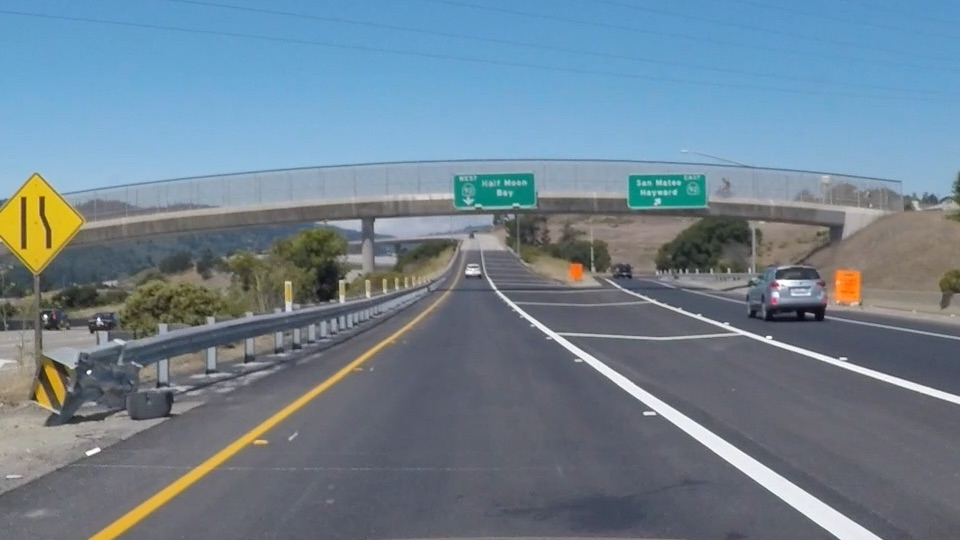
#> input picture src/Project1_FindingLaneLines/exit-ramp.jpg, 960 x 540 px
$ jupyter execute --allow-errors CannyEdgeDetection.ipynb   (shell and % lines are left out)   (older library calls are emulated)
#> lines starting #> are read from the running program, lines starting #| are printed output that depends on the picture; after the words box and inside, x2 and y2 are one past the last pixel; in counts of white or black regions, pixels touching at a corner belong together
[cell 1]
# To Install OpenCV3 on windows
# conda install -c menpo opencv3
import matplotlib.pyplot as plt
import matplotlib.image as mpimg
import numpy as np
import cv2

image = mpimg.imread('exit-ramp.jpg')
#> image is the input picture: shape (540, 960, 3); mean R, G, B 111.3, 130.2, 144.4
plt.imshow(image)

[cell 2]
gray = cv2.cvtColor(image, cv2.COLOR_RGB2GRAY) #grayscale conversion
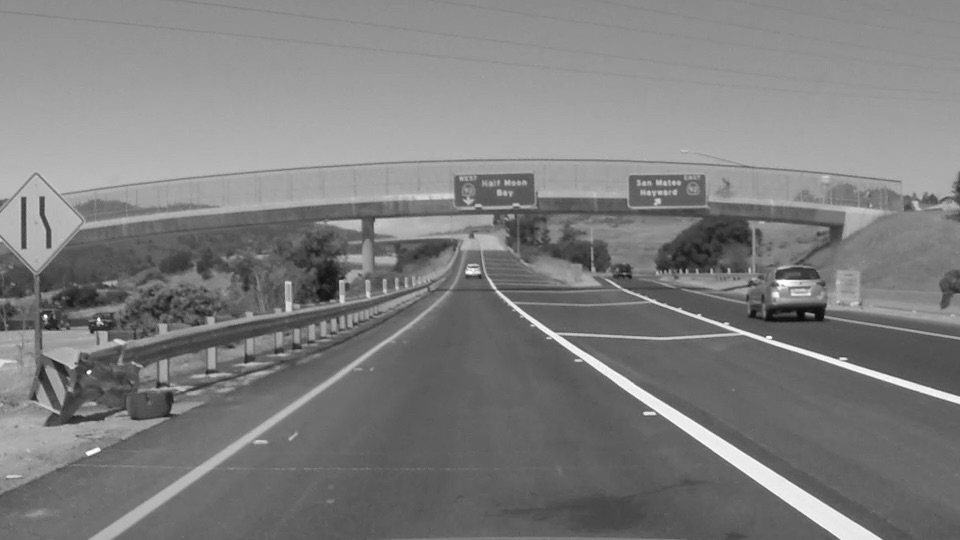
#> gray: shape (540, 960); min 7, max 255, mean 126.2
plt.imshow(gray, cmap='gray')

[cell 3]
# Define a kernel size for Gaussian smoothing / blurring
# Note: this step is optional as cv2.Canny() applies a 5x5 Gaussian internally
kernel_size = 7
blur_gray = cv2.GaussianBlur(gray,(kernel_size, kernel_size), 0)
low_threshold = 10
high_threshold = 80
edges = cv2.Canny(blur_gray, low_threshold, high_threshold)
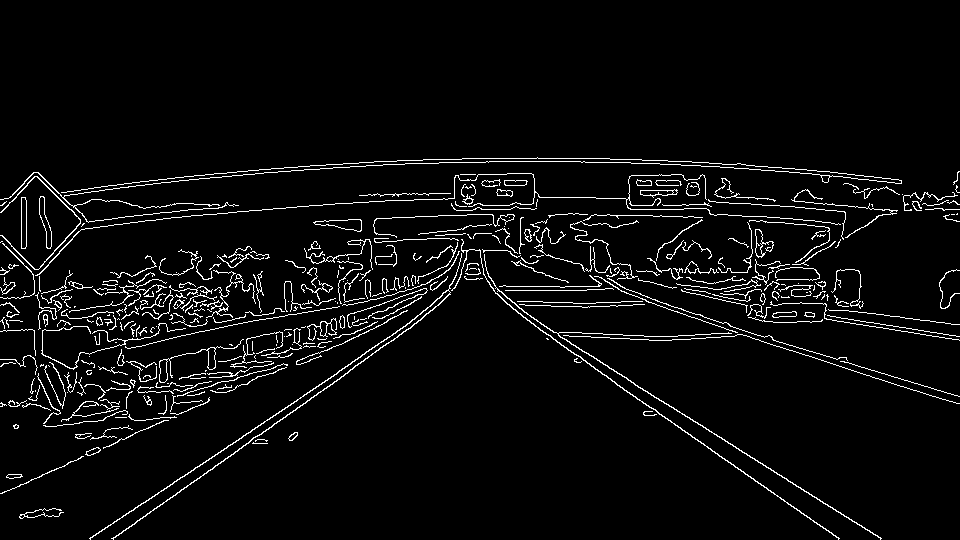
#> edges: shape (540, 960); 4.5% white in thin lines or dots, all inside (x1, y1, x2, y2) = (0, 157, 960, 540)
g = cv2.Sobel(blur_gray,cv2.CV_64F,1,1,ksize=3)
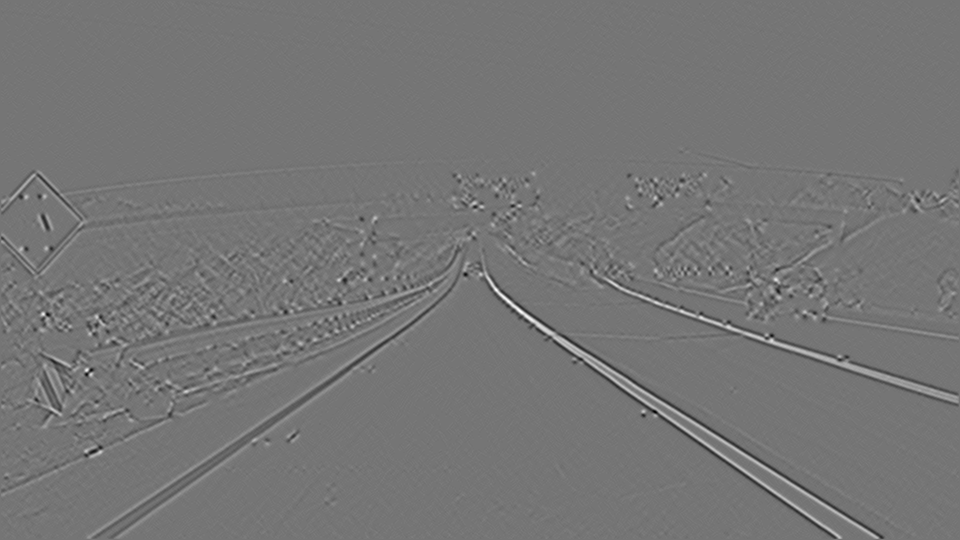
#> g: shape (540, 960) float64; min -43, max 50, mean 0; drawn with min black and max white

plt.figure(figsize=(10, 10))
plt.imshow(blur_gray, cmap='Greys_r')
plt.show()

plt.figure(figsize=(20,20))
plt.imshow(g, cmap='Greys_r')
plt.show()

plt.figure(figsize=(20, 6))
#> (the rest of this cell did not finish here and is left out)
